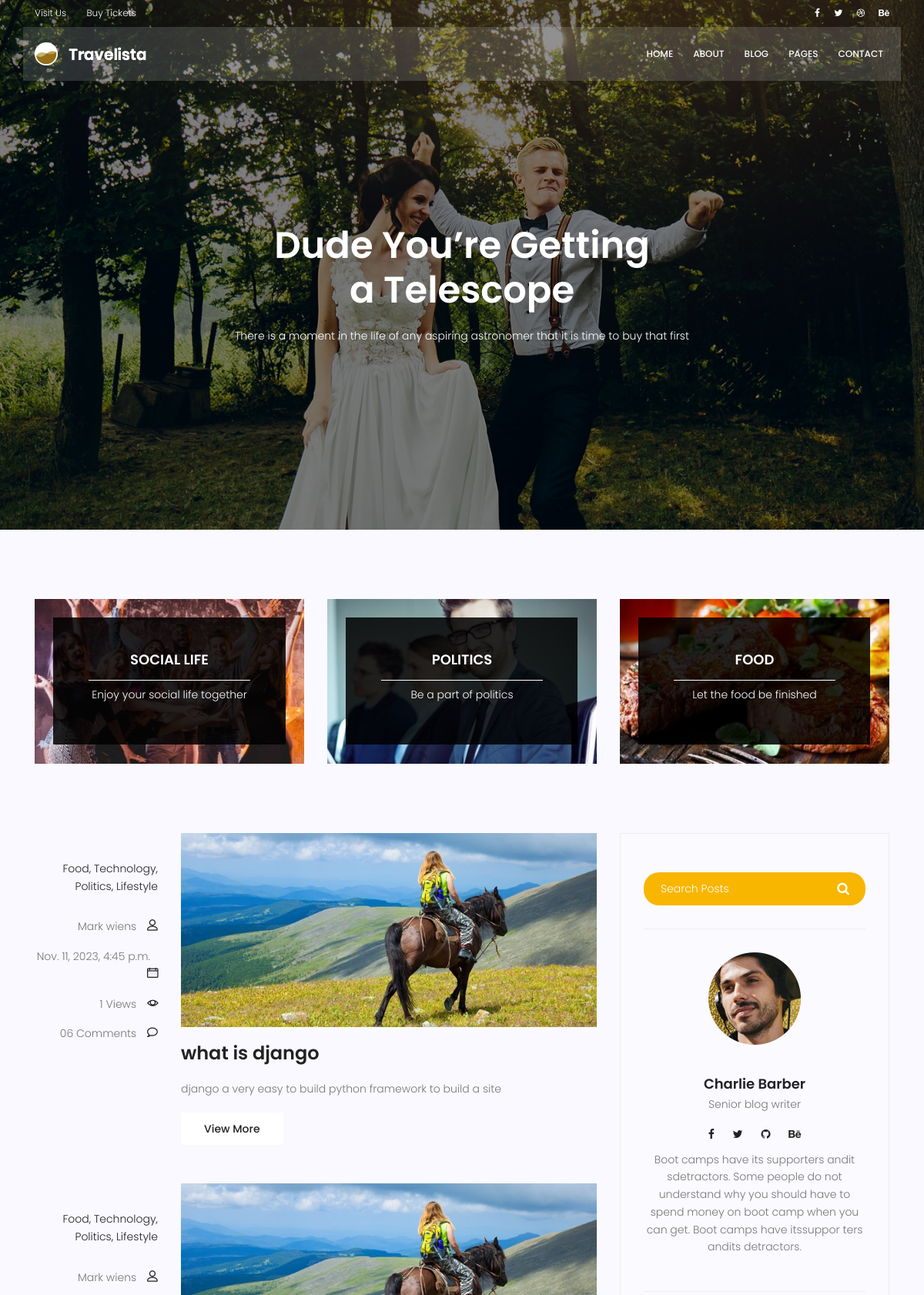
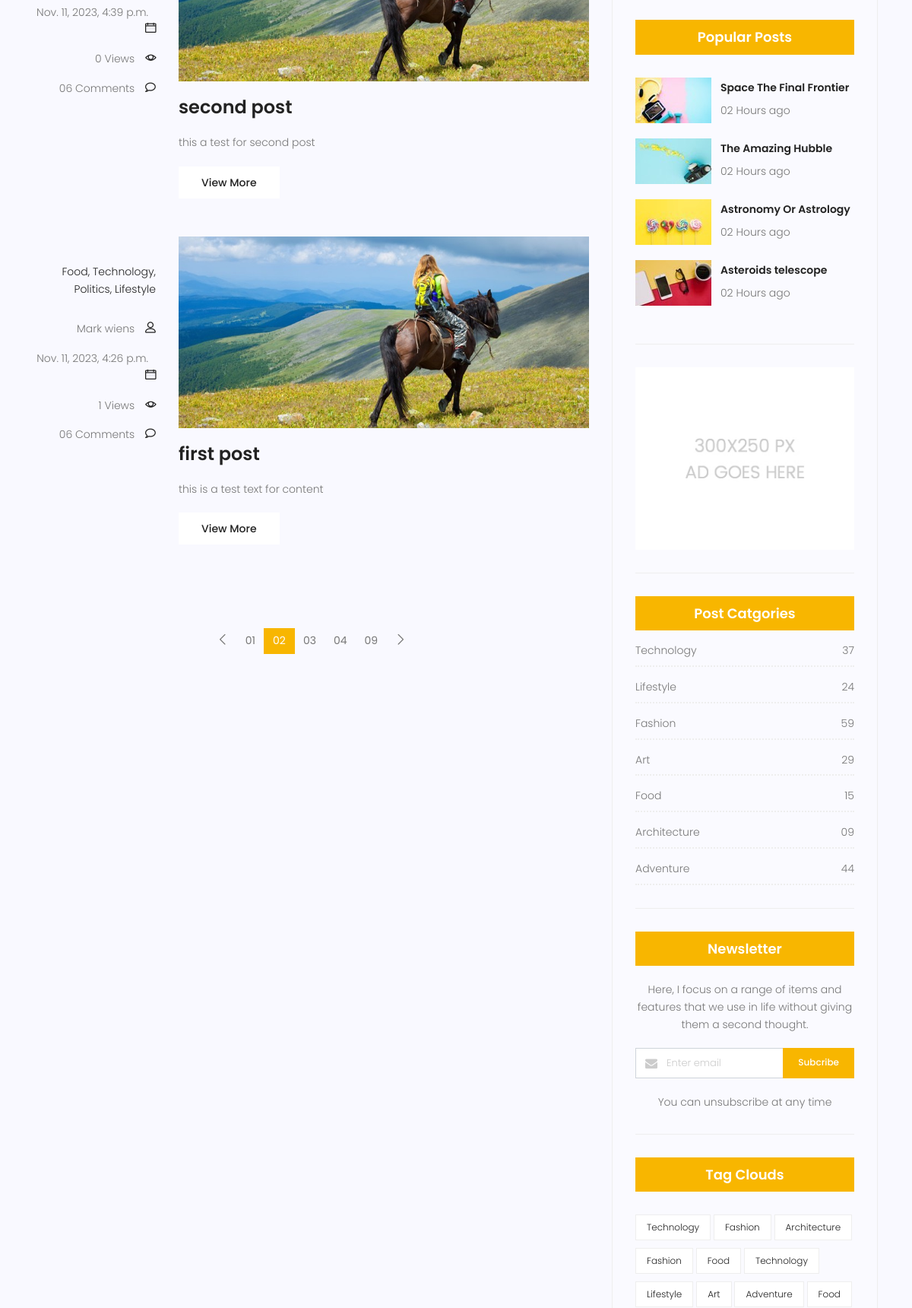
Screenshot of /blog/ (upper part) with the database file from the repository (2 pictures, top to bottom).
### blog/models.py (models this page shows, shortened)
class Post(models.Model):
    title = models.CharField(max_length=255)
    content=models.TextField()
    counted_view=models.IntegerField(default=0)
    status=models.BooleanField(default=False)
    published_date=models.DateTimeField(null=True)
    created_date=models.DateTimeField(auto_now_add=True)
    updated_date=models.DateTimeField(auto_now=True)
    class Meta:
        ordering = ['-created_date']
        verbose_name = "Blog Post"
        verbose_name_plural = "Blog Posts"

### blog/views.py (the view)
# urls.py: path('',blog_view,name="index" ),
def blog_view(request):
     posts=Post.objects.filter(status=1)
     context={'posts': posts}
     return render(request,"blog/blog-home.html",context)

### templates/blog/blog-home.html (shortened to what this page needs)
{% extends 'base.html' %}
{% load static %}
{% block content %}
			<section class="banner-area relative blog-home-banner" id="home">
				<div class="overlay overlay-bg"></div>
				<div class="container">
					<div class="row d-flex align-items-center justify-content-center">
						<div class="about-content blog-header-content col-lg-12">
							<h1 class="text-white">
								Dude You’re Getting
								a Telescope
							</h1>
							<p class="text-white">
								There is a moment in the life of any aspiring astronomer that it is time to buy that first
							</p>
						</div>
					</div>
				</div>
			</section>
			<section class="top-category-widget-area pt-90 pb-90 ">
				<div class="container">
					<div class="row">
						<div class="col-lg-4">
							<div class="single-cat-widget">
								<div class="content relative">
									<div class="overlay overlay-bg"></div>
								    <a href="#" target="_blank">
								      <div class="thumb">
								  		 <img class="content-image img-fluid d-block mx-auto" src="{% static 'img/blog/cat-widget1.jpg' %}" alt="">
								  	  </div>
								      <div class="content-details">
								        <h4 class="content-title mx-auto text-uppercase">Social life</h4>
								        <span></span>
								        <p>Enjoy your social life together</p>
								      </div>
								    </a>
								</div>
							</div>
						</div>
						<div class="col-lg-4">
							<div class="single-cat-widget">
								<div class="content relative">
									<div class="overlay overlay-bg"></div>
								    <a href="#" target="_blank">
								      <div class="thumb">
								  		 <img class="content-image img-fluid d-block mx-auto" src="{% static 'img/blog/cat-widget2.jpg' %}" alt="">
								  	  </div>
								      <div class="content-details">
								        <h4 class="content-title mx-auto text-uppercase">Politics</h4>
								        <span></span>
								        <p>Be a part of politics</p>
								      </div>
								    </a>
								</div>
							</div>
						</div>
						<div class="col-lg-4">
							<div class="single-cat-widget">
								<div class="content relative">
									<div class="overlay overlay-bg"></div>
								    <a href="#" target="_blank">
								      <div class="thumb">
								  		 <img class="content-image img-fluid d-block mx-auto" src="{% static 'img/blog/cat-widget3.jpg' %}" alt="">
								  	  </div>
								      <div class="content-details">
								        <h4 class="content-title mx-auto text-uppercase">Food</h4>
								        <span></span>
								        <p>Let the food be finished</p>
								      </div>
								    </a>
								</div>
							</div>
						</div>
					</div>
				</div>
			</section>
			<section class="post-content-area">
				<div class="container">
					<div class="row">
						<div class="col-lg-8 posts-list">
							{% for post in posts%}
							<div class="single-post row">
								<div class="col-lg-3  col-md-3 meta-details">
									<ul class="tags">
										<li><a href="#">Food,</a></li>
										<li><a href="#">Technology,</a></li>
										<li><a href="#">Politics,</a></li>
										<li><a href="#">Lifestyle</a></li>
									</ul>
									<div class="user-details row">
										<p class="user-name col-lg-12 col-md-12 col-6"><a href="#">Mark wiens</a> <span class="lnr lnr-user"></span></p>
										<p class="date col-lg-12 col-md-12 col-6"><a href="#">{{post.published_date}}</a> <span class="lnr lnr-calendar-full"></span></p>
										<p class="view col-lg-12 col-md-12 col-6"><a href="#">{{post.counted_view}} Views</a> <span class="lnr lnr-eye"></span></p>
										<p class="comments col-lg-12 col-md-12 col-6"><a href="#">06 Comments</a> <span class="lnr lnr-bubble"></span></p>
									</div>
								</div>
								<div class="col-lg-9 col-md-9 ">
									<div class="feature-img">
										<img class="img-fluid" src="{% static 'img/blog/feature-img1.jpg' %}" alt="">
									</div>
									<a class="posts-title" href="{% url 'blog:single' pid=post.id  %}"><h3>{{post.title}}</h3></a>
									<p class="excert">
										{{post.content}}
									</p>
									<a href="blog-single.html" class="primary-btn">View More</a>
								</div>
							</div>
							{% endfor %}
		                    <nav class="blog-pagination justify-content-center d-flex">
		                        <ul class="pagination">
		                            <li class="page-item">
		                                <a href="#" class="page-link" aria-label="Previous">
		                                    <span aria-hidden="true">
		                                        <span class="lnr lnr-chevron-left"></span>
		                                    </span>
		                                </a>
		                            </li>
		                            <li class="page-item"><a href="#" class="page-link">01</a></li>
		                            <li class="page-item active"><a href="#" class="page-link">02</a></li>
		                            <li class="page-item"><a href="#" class="page-link">03</a></li>
		                            <li class="page-item"><a href="#" class="page-link">04</a></li>
		                            <li class="page-item"><a href="#" class="page-link">09</a></li>
		                            <li class="page-item">
		                                <a href="#" class="page-link" aria-label="Next">
		                                    <span aria-hidden="true">
		                                        <span class="lnr lnr-chevron-right"></span>
		                                    </span>
		                                </a>
		                            </li>
		                        </ul>
		                    </nav>
						</div>
						<div class="col-lg-4 sidebar-widgets">
							<div class="widget-wrap">
								<div class="single-sidebar-widget search-widget">
									<form class="search-form" action="#">
			                            <input placeholder="Search Posts" name="search" type="text" onfocus="this.placeholder = ''" onblur="this.placeholder = 'Search Posts'" >
			                            <button type="submit"><i class="fa fa-search"></i></button>
			                        </form>
								</div>
								<div class="single-sidebar-widget user-info-widget">
									<img src="{% static 'img/blog/user-info.png' %}" alt="">
									<a href="#"><h4>Charlie Barber</h4></a>
									<p>
										Senior blog writer
									</p>
									<ul class="social-links">
										<li><a href="#"><i class="fa fa-facebook"></i></a></li>
										<li><a href="#"><i class="fa fa-twitter"></i></a></li>
										<li><a href="#"><i class="fa fa-github"></i></a></li>
										<li><a href="#"><i class="fa fa-behance"></i></a></li>
									</ul>
									<p>
										Boot camps have its supporters andit sdetractors. Some people do not understand why you should have to spend money on boot camp when you can get. Boot camps have itssuppor ters andits detractors.
									</p>
								</div>
								<div class="single-sidebar-widget popular-post-widget">
									<h4 class="popular-title">Popular Posts</h4>
									<div class="popular-post-list">
										<div class="single-post-list d-flex flex-row align-items-center">
											<div class="thumb">
												<img class="img-fluid" src="{% static 'img/blog/pp1.jpg' %}" alt="">
											</div>
											<div class="details">
												<a href="blog-single.html"><h6>Space The Final Frontier</h6></a>
												<p>02 Hours ago</p>
											</div>
										</div>
										<div class="single-post-list d-flex flex-row align-items-center">
											<div class="thumb">
												<img class="img-fluid" src="{% static 'img/blog/pp2.jpg' %}" alt="">
											</div>
											<div class="details">
												<a href="blog-single.html"><h6>The Amazing Hubble</h6></a>
												<p>02 Hours ago</p>
											</div>
										</div>
										<div class="single-post-list d-flex flex-row align-items-center">
											<div class="thumb">
												<img class="img-fluid" src="{% static 'img/blog/pp3.jpg' %}" alt="">
											</div>
											<div class="details">
												<a href="blog-single.html"><h6>Astronomy Or Astrology</h6></a>
												<p>02 Hours ago</p>
											</div>
										</div>
										<div class="single-post-list d-flex flex-row align-items-center">
											<div class="thumb">
												<img class="img-fluid" src="{% static 'img/blog/pp4.jpg' %}" alt="">
											</div>
											<div class="details">
												<a href="blog-single.html"><h6>Asteroids telescope</h6></a>
												<p>02 Hours ago</p>
											</div>
										</div>
									</div>
								</div>
								<div class="single-sidebar-widget ads-widget">
									<a href="#"><img class="img-fluid" src="{% static 'img/blog/ads-banner.jpg' %}" alt=""></a>
								</div>
								<div class="single-sidebar-widget post-category-widget">
									<h4 class="category-title">Post Catgories</h4>
									<ul class="cat-list">
										<li>
											<a href="#" class="d-flex justify-content-between">
												<p>Technology</p>
												<p>37</p>
											</a>
										</li>
										<li>
											<a href="#" class="d-flex justify-content-between">
												<p>Lifestyle</p>
												<p>24</p>
											</a>
										</li>
										<li>
											<a href="#" class="d-flex justify-content-between">
												<p>Fashion</p>
												<p>59</p>
											</a>
										</li>
										<li>
											<a href="#" class="d-flex justify-content-between">
												<p>Art</p>
												<p>29</p>
											</a>
										</li>
										<li>
											<a href="#" class="d-flex justify-content-between">
												<p>Food</p>
												<p>15</p>
											</a>
										</li>
										<li>
											<a href="#" class="d-flex justify-content-between">
												<p>Architecture</p>
												<p>09</p>
											</a>
										</li>
										<li>
											<a href="#" class="d-flex justify-content-between">
												<p>Adventure</p>
												<p>44</p>
											</a>
										</li>
									</ul>
								</div>
								<div class="single-sidebar-widget newsletter-widget">
									<h4 class="newsletter-title">Newsletter</h4>
									<p>
										Here, I focus on a range of items and features that we use in life without
										giving them a second thought.
									</p>
									<div class="form-group d-flex flex-row">
									   <div class="col-autos">
									      <div class="input-group">
									        <div class="input-group-prepend">
									          <div class="input-group-text"><i class="fa fa-envelope" aria-hidden="true"></i>
											</div>
									        </div>
									        <input type="text" class="form-control" id="inlineFormInputGroup" placeholder="Enter email" onfocus="this.placeholder = ''" onblur="this.placeholder = 'Enter email'" >
									      </div>
									    </div>
									    <a href="#" class="bbtns">Subcribe</a>
									</div>
									<p class="text-bottom">
										You can unsubscribe at any time
									</p>
								</div>
								<div class="single-sidebar-widget tag-cloud-widget">
									<h4 class="tagcloud-title">Tag Clouds</h4>
									<ul>
										<li><a href="#">Technology</a></li>
										<li><a href="#">Fashion</a></li>
										<li><a href="#">Architecture</a></li>
										<li><a href="#">Fashion</a></li>
										<li><a href="#">Food</a></li>
										<li><a href="#">Technology</a></li>
										<li><a href="#">Lifestyle</a></li>
										<li><a href="#">Art</a></li>
										<li><a href="#">Adventure</a></li>
										<li><a href="#">Food</a></li>
									</ul>
								</div>
							</div>
						</div>
					</div>
				</div>
			</section>
			{% endblock %}

### rows the page displays
Post: published_date "Nov. 11, 2023, 4:45 p.m.", counted_view "1", title "what is django", content "django a very easy to build python framework to build a site"
Post: published_date "Nov. 11, 2023, 4:39 p.m.", counted_view "0", title "second post", content "this a test for second post"
Post: published_date "Nov. 11, 2023, 4:26 p.m.", counted_view "1", title "first post", content "this is a test text for content"
